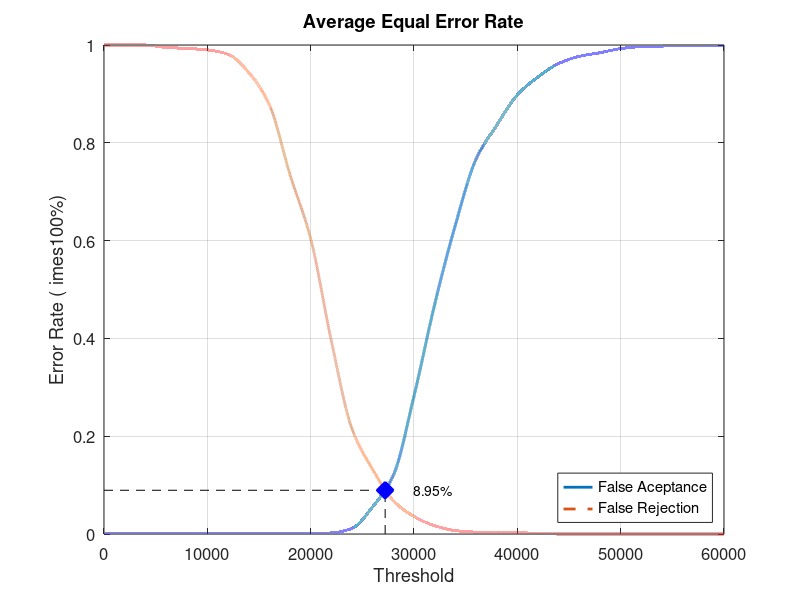
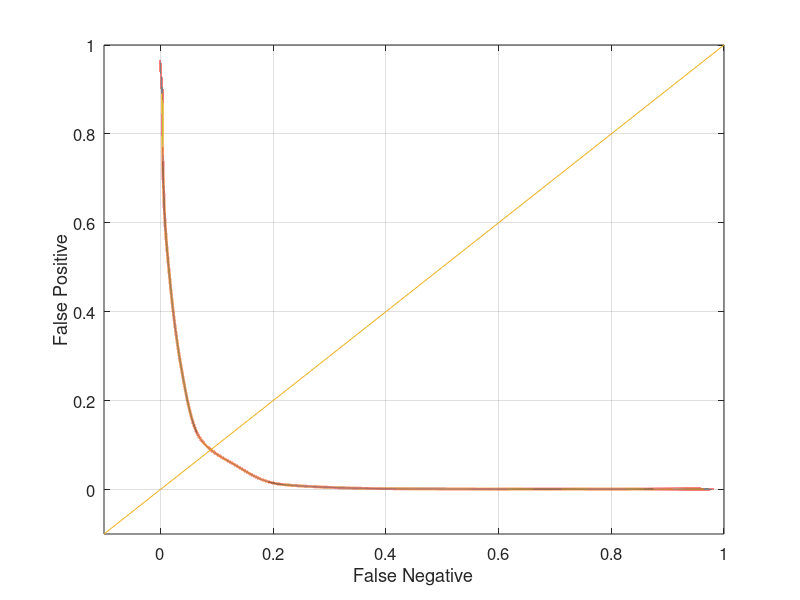

These figures' MATLAB source, in order:
close all;
clear;
clc;
x = 0:2000:60000;
xq = 0:0.5:60000;

y0 = [0 0.00105263 0.00105263 0.00105263 0.00105263 0.00105263 0.00105263 0.00105263 0.00105263 0.00105263 0.00105263 0.00210526 0.0115789 0.0557895 0.12 0.282105 0.469474 0.631579 0.766316 0.83579 0.897895 0.934737 0.962105 0.976842 0.984211 0.992632 0.996842 0.997895 0.998947 0.998947 1]
yy0 = interp1(x, y0, xq, 'pchip');
y1 = [1 1 1 0.995 0.993 0.99 0.981 0.944 0.878 0.735 0.604 0.395 0.215 0.132 0.068 0.036 0.017 0.007 0.004 0.004 0.003 0.001 0 0 0 0 0 0 0 0 0]
yy1 = interp1(x, y1, xq, 'pchip');

% Calculating EER: 
y2 = abs(y0 - y1);
find(y2 == min(y2))
yy2 = abs(yy0 - yy1);
xEER = find(yy2 == min(yy2));
xEERIndex = xq(xEER) % X-axis EER
yEER = yy0(xEER) % Y-axis EER

main = figure
plot(xq, yy0,'-','LineWidth', 2);	hold on
plot(xq, yy1,'--','LineWidth', 2);	hold on
plot([xEERIndex xEERIndex], [0 yEER], 'k--');	hold on
plot([0 xEERIndex], [yEER yEER], 'k--');	hold on
plot(xEERIndex, yEER, 'bx', 'LineWidth', 10);	hold on
text(xEERIndex + 10 * xEERIndex / 100, yEER, [num2str(round((10000 * yEER)) / 100) '%'])
legend('False Aceptance', 'False Rejection', 'Location', 'SouthEast')
xlabel('Threshold')
ylabel('Error Rate (	imes100%)')
title('Average Equal Error Rate')
set(gca, 'FontSize', 12)
axis([0 60000 0 1])
grid on

print(main, 'Database3AverageMain', '-dpng');
FNRxFPR = figure('Color', [1 1 1]);
plot(yy1, yy0, '-', yy1, yy0, 'LineWidth', 2);
hold on
y = -0.1:0.1:1
plot(y, y); 
set(gca, 'FontSize', 12)
xlabel('False Negative')
ylabel('False Positive')
axis([-0.1 1 -0.1 1])
set(gca, 'FontSize', 12)
grid on

print(FNRxFPR, 'Database3AverageFNRxFPR','-dpng');
